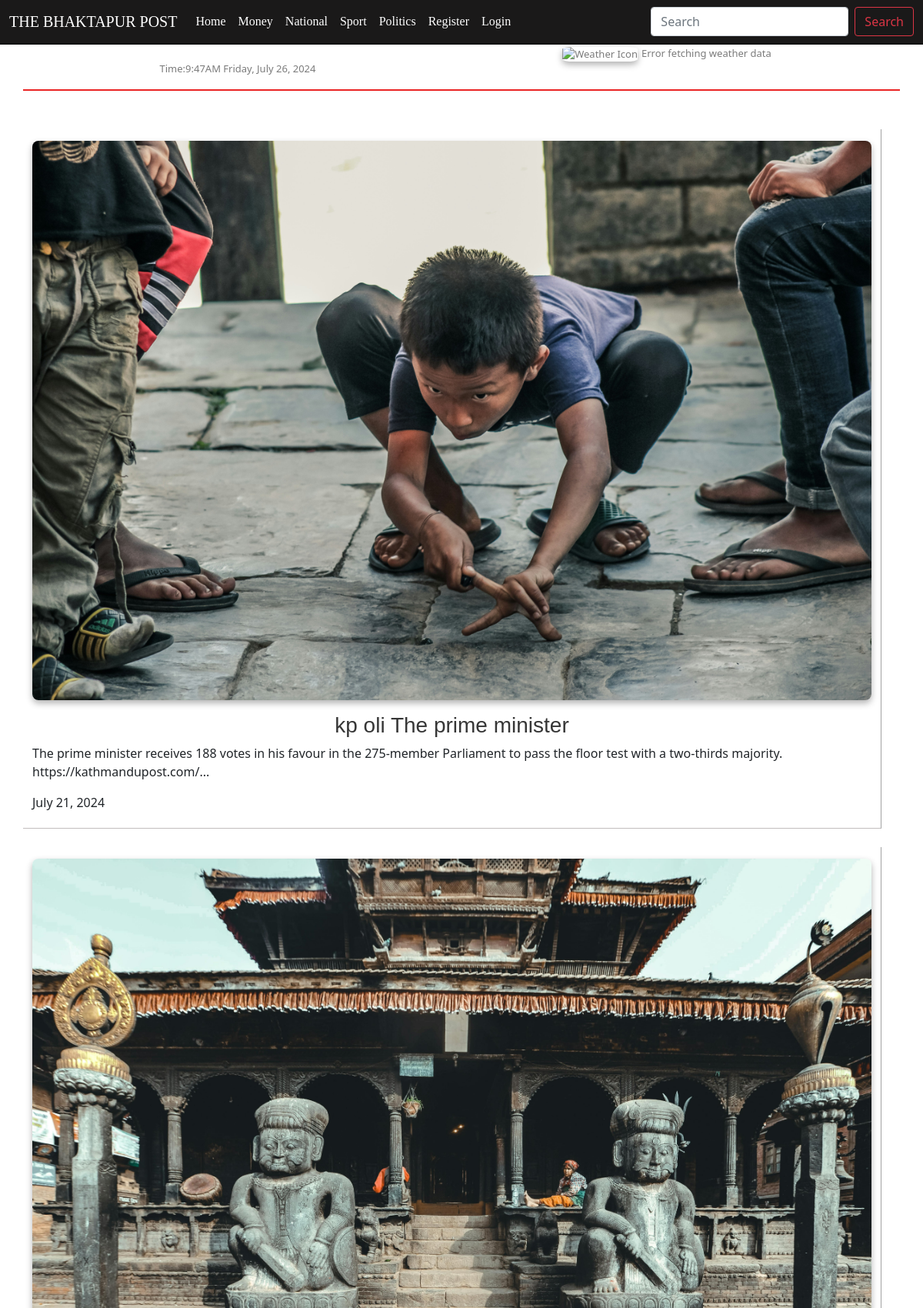
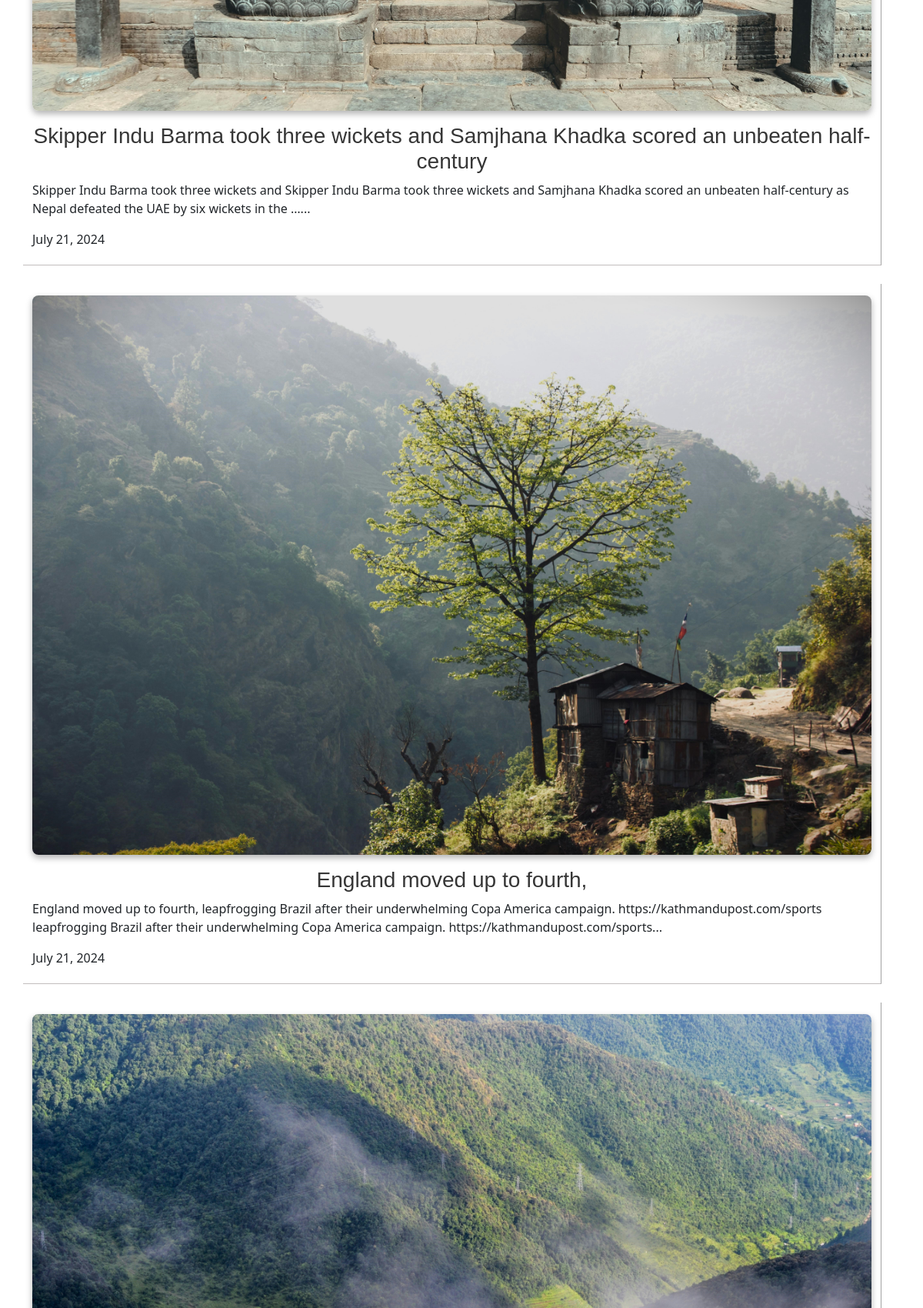
Screenshot of /newsdetail/ (upper part) with the database file from the repository (2 pictures, top to bottom).
### news/models.py (models this page shows, shortened)
class Article(models.Model):
    title = models.CharField(max_length=200)
    content = models.TextField()
    news_slug=AutoSlugField(populate_from='title',default=None,null=True,unique=True)
    category = models.ForeignKey(Category, on_delete=models.CASCADE)
    pub_date = models.DateTimeField('date published')
    img=models.ImageField(upload_to='news_images/', null=True,blank=True)

### practice/views.py (the view)
# urls.py: path('newsdetail/',views.newsdetail,name="newsdetail"),
def newsdetail(request):
    query = request.GET.get('q')
    print(f"Search query: {query}")  # Print the search query to the console
    if query:
        news_data = Article.objects.filter(
            Q(title__icontains=query) | Q(content__icontains=query))
        print(f"Search results: {news_data}")  # Print the search results
    else:
        news_data = Article.objects.all()
    context = {'search_data': news_data, 'query': query}
    return render(request, 'newsdetails.html', context)

### template/newsdetails.html
{% include 'navbar.html'%}
<html>
    <body>
        <div class="container">
            <div class="row">
                {% if search_data %}
                    {% for i in search_data %}
                        <div class="col-12 mb-4 column">
                            {% if i.img %}
                                <a href="{% url 'newsslugdetail' i.news_slug %}">
                                    <img src="{{ i.img.url }}" alt="{{ i.title }}"/>
                                </a>
                            {% endif %}
                            <a href="{% url 'newsslugdetail' i.news_slug %}" class="text-decoration-none">
                                <h3 class="justify-text">{{ i.title }}</h3>
                            </a>
                            <p>{{ i.content|truncatewords:30 }}...</p>
                            <p>{{ i.pub_date|date:"F j, Y" }}</p>
                        </div>
                    {% endfor %}
                {% else %}
                    <div class="col-12">
                        <h3>No results found for "{{ query }}".</h3>
                    </div>
                {% endif %}
            </div>
        </div>
        {% include 'footer.html'%}
    </body>
</html>

### static/style.css (style rules this page uses)
* { margin: 0px; box-sizing: border-box; }
.column { margin-bottom: 50px ; border-right: 1px solid rgb(162, 162, 162); overflow: auto; border-bottom: 1px solid rgb(194, 190, 190); padding: 5px; }
.column a { text-decoration: none; color: rgb(54, 54, 54); }
h3.justify-text { text-align:center; }
.column h3 { font-family:'Trebuchet MS', 'Lucida Sans Unicode', 'Lucida Grande', 'Lucida Sans', Arial, sans-serif; }
.container { flex: 1; display: flex; align-items: center; }
.row { width: 100%; }
.column img { width: 100%; height: auto; object-fit: cover; border-radius: 8px; box-shadow: 0 4px 8px rgba(0, 0, 0, 0.303); margin-bottom: 1rem; margin-top: 10px; transform: scale(1) }

### rows the page displays
Article: img (picture), title "kp oli The prime minister", content "The prime minister receives 188 votes in his favour in the 275-member Parliament to pass the floor test with a two-thirds majority. https://kathmandupost.com/", pub_date "July 21, 2024"
Article: img (picture), title "Skipper Indu Barma took three wickets and Samjhana Khadka scored an unbeaten half-century", content "Skipper Indu Barma took three wickets and Skipper Indu Barma took three wickets and Samjhana Khadka scored an unbeaten half-century as Nepal defeated the UAE by six wickets in the …", pub_date "July 21, 2024"
Article: img (picture), title "England moved up to fourth,", content "England moved up to fourth, leapfrogging Brazil after their underwhelming Copa America campaign. https://kathmandupost.com/sports leapfrogging Brazil after their underwhelming Copa America campaign. https://kathmandupost.com/sports", pub_date "July 21, 2024"
Article: img (picture)
